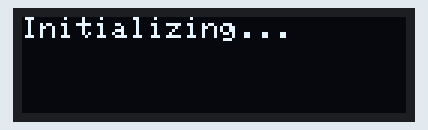
Bench run of a program on a simulated ESP8266 (NodeMCU). Parts: 128×32 one-colour display. WiFi joins after 1.5 s; servers stay silent unless stated; the display library's start-up logo is not drawn; uploads are accepted with an empty reply; not simulated (calls return 0 or success): secrets.h; what the program prints to the serial monitor is not drawn.

Above: at 2.1 s.
At 3.1 s:
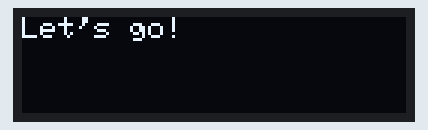
At 5.8 s:
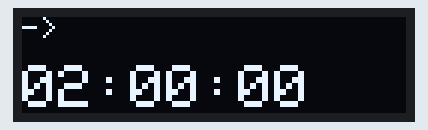

The program:

main.cpp
```cpp
#include <Arduino.h>
#include <ESP8266WiFi.h>
#include <ESP8266WiFiMulti.h>
#include <ESP8266HTTPClient.h>
#include <ArduinoJson.h>
#include <TimeLib.h>
#include <SPI.h>
#include <Wire.h>
#include <Adafruit_GFX.h>
#include <Adafruit_SSD1306.h>
// define SECRET_SSID, SECRET_PASS - WiFi details in secrets.h
#include <secrets.h>
// timezone offset in hours (+2 for Finland)
#define TIME_OFFSET 2 * 60 * 60
// Declaration for an SSD1306 display connected to I2C (SDA, SCL pins)
#define SCREEN_WIDTH 128 // OLED display width, in pixels
#define SCREEN_HEIGHT 32 // OLED display height, in pixels
#define OLED_RESET -1    // Reset pin # (or -1 if sharing Arduino reset pin)

Adafruit_SSD1306 display(SCREEN_WIDTH, SCREEN_HEIGHT, &Wire, OLED_RESET);
ESP8266WiFiMulti WiFiMulti;

// define stops to flip through
String DOTS[] = {"", ".", "..", "..."};
String STOP_IDS[] = {"tampere:3635", "tampere:3636"};
int STOPS_AMOUNT = 2;
int DOTS_AMOUNT = 4;
int stopIndex = 0;
int dotIndex = 0;

void printToDisplay(String text)
{
  display.clearDisplay();
  display.setTextColor(WHITE);
  display.setCursor(0, 0);
  display.setTextSize(1);
  display.println(text);
  display.display();
}

void setup()
{
  Serial.begin(9600);
  Serial.println();

  // SSD1306_SWITCHCAPVCC = generate display voltage from 3.3V internally Address 0x3C for 128x32
  if (!display.begin(SSD1306_SWITCHCAPVCC, 0x3C))
  {
    Serial.println("SSD1306 Display module allocation failed");
    for (;;)
      ; // Don't proceed, loop forever
  }

  // Show initial display buffer contents on the screen --
  // the library initializes this with an Adafruit splash screen.
  display.display();
  delay(2000); // Pause for 2 seconds

  // Clear the buffer
  display.clearDisplay();

  printToDisplay("Initializing...");
  delay(1000);

  printToDisplay("Let's go!");
  delay(1000);

  // Clear the buffer
  display.clearDisplay();

  WiFi.mode(WIFI_STA);
  WiFiMulti.addAP(SECRET_SSID, SECRET_PASS);
}

String addLeadingZero(int digit)
{
  String result = String("") + digit;
  if (digit < 10)
  {
    result = String("0") + digit;
  }
  return result;
}

void loop()
{
  if ((WiFiMulti.run() == WL_CONNECTED))
  {
    HTTPClient http;
    http.begin("http://api.digitransit.fi/routing/v1/routers/finland/index/graphql"); //HTTP
    http.addHeader("Content-Type", "application/json");
    int httpCode = http.POST(
        String("{\"query\":\"{ stop(id: \\\"") +
        STOP_IDS[stopIndex] +
        String("\\\") { name stoptimesWithoutPatterns(numberOfDepartures: 1, omitNonPickups: true) {headsign realtimeDeparture serviceDay }}}\"}"));

    // flip between stops
    stopIndex++;
    if (stopIndex == STOPS_AMOUNT)
    {
      stopIndex = 0;
    }

    // httpCode will be negative on error
    if (httpCode > 0)
    {
      const String json = http.getString();
      const size_t capacity = JSON_ARRAY_SIZE(2) + 2 * JSON_OBJECT_SIZE(1) + JSON_OBJECT_SIZE(2) + 2 * JSON_OBJECT_SIZE(3) + 590;
      DynamicJsonBuffer jsonBuffer(capacity);

      JsonObject &root = jsonBuffer.parseObject(json);
      // const char *stopName = root["data"]["stop"]["name"];

      // todo check if we get the data as expected
      JsonObject &stoptimes = root["data"]["stop"]["stoptimesWithoutPatterns"][0]; // array size <= numberOfDepartures
      const char *headsign = stoptimes["headsign"];
      long busTime = stoptimes["realtimeDeparture"];
      long serviceDay = stoptimes["serviceDay"];

      setTime(serviceDay);
      adjustTime(busTime + TIME_OFFSET); // + arrival + timezone offset
      String hh = addLeadingZero(hour());
      String mm = addLeadingZero(minute());
      String ss = addLeadingZero(second());
      String delimiter = String(":");
      String timeString = hh + delimiter + mm + delimiter + ss;
      // String text = stopName + String(" -> ") + headsign;
      String text = String("-> ") + headsign;

      Serial.println(text);
      Serial.println(timeString);

      display.clearDisplay();
      display.setTextSize(1); // Draw 2X-scale text
      display.setTextColor(WHITE);
      display.setCursor(0, 0);
      display.println(text);
      display.println("");
      display.setTextSize(2);
      display.println(timeString);
      display.display();
    }
    else
    {
      printToDisplay("Network error" + String(DOTS[dotIndex]));
      Serial.printf("[HTTP] POST... failed, error: %s\n", http.errorToString(httpCode).c_str());
    }

    http.end();
  } else {
    printToDisplay("No network" + String(DOTS[dotIndex]));
  }

  dotIndex++;
  if (dotIndex == DOTS_AMOUNT)
  {
    dotIndex = 0;
  }

  delay(10000);
}
```

Measured:
- what the display in image 0 shows lasts 1.0 s, from 2.1 s to 3.1 s
- what the display in image 1 shows lasts 2.7 s, from 3.1 s to 5.8 s
